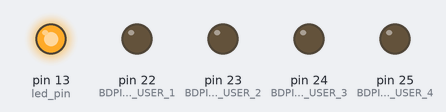
Bench run of a sketch on a simulated Arduino Mega 2560, built with avr-gcc and run on an emulated ATmega2560. Parts: output pins drawn as LEDs (lit = HIGH).

Above: at 0.05 s.
At 0.35 s:
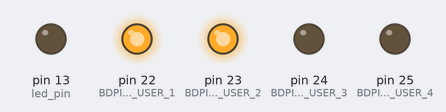
At 0.75 s:
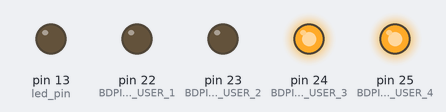
At 1.45 s:
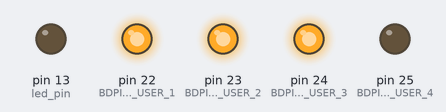
At 2.15 s:
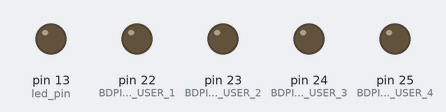
At 2.85 s:
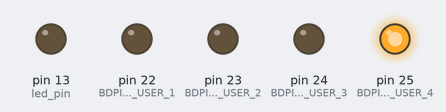
Timing chart, 0 to 3.1 s (numbered marks = the images above):
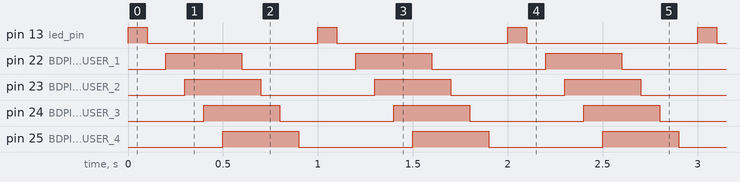

Measured:
- by itself, pin 13 (led_pin): alternates HIGH for 0.10 s and LOW for 0.90 s
- by itself, pin 22 (BDPIN_LED_USER_1), pin 23 (BDPIN_LED_USER_2), pin 24 (BDPIN_LED_USER_3), pin 25 (BDPIN_LED_USER_4): alternates HIGH for 0.40 s and LOW for 0.60 s
- by itself, everything shown: repeats every 1.0 s, in 10 steps

The sketch:

blinking_leds.ino
```cpp
#define BDPIN_LED_USER_1        22
#define BDPIN_LED_USER_2        23
#define BDPIN_LED_USER_3        24
#define BDPIN_LED_USER_4        25

int led_pin = 13;
int led_pin_user[4] = { BDPIN_LED_USER_1, BDPIN_LED_USER_2, BDPIN_LED_USER_3, BDPIN_LED_USER_4 };

void setup() {
  // Set up the built-in LED pin as an output:
  pinMode(led_pin, OUTPUT);
  pinMode(led_pin_user[0], OUTPUT);
  pinMode(led_pin_user[1], OUTPUT);
  pinMode(led_pin_user[2], OUTPUT);
  pinMode(led_pin_user[3], OUTPUT);
}

void loop() {
  int i;

  digitalWrite(led_pin, HIGH);  // set to as HIGH LED is turn-off
  delay(100);                   // Wait for 0.1 second
  digitalWrite(led_pin, LOW);   // set to as LOW LED is turn-on
  delay(100);                   // Wait for 0.1 second

  for( i=0; i<4; i++ )
  {
    digitalWrite(led_pin_user[i], HIGH);
    delay(100);
  }
  for( i=0; i<4; i++ )
  {
    digitalWrite(led_pin_user[i], LOW);
    delay(100);
  }
}
```
